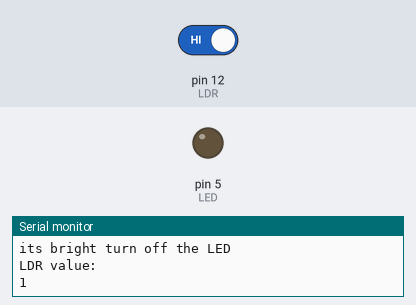
Simulated run of this sketch. Board: Arduino Uno, built with avr-gcc and run on an emulated ATmega328P. Parts: output pins drawn as LEDs (lit = HIGH), the last lines printed to the serial monitor. The test bench sets the inputs (shaded band); at power-on: pin 12 (LDR) HIGH.

Above: at 1.2 s.
1.3 s: pin 12 (LDR) driven LOW
At 2.4 s:
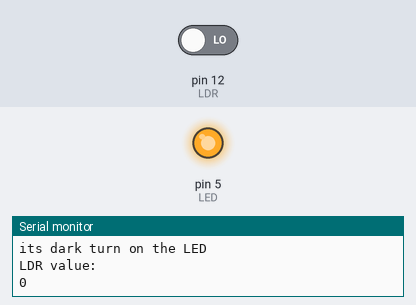
2.9 s: pin 12 (LDR) driven HIGH
At 3.7 s:
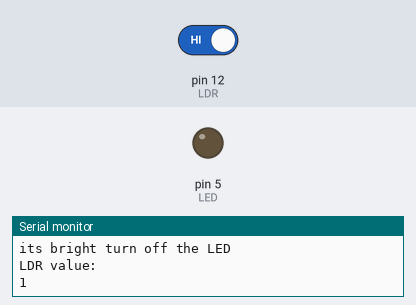
Timing chart, 0 to 5.9 s (numbered marks = the images above; inputs shaded):
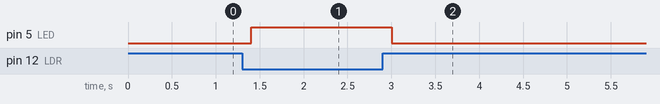

The sketch:

how_to_operate_LDR_using_Arduino_Uno__with_digital_input_.ino
```cpp
// (licence header left out)
#define LDR 12 //Light dependent resistor connected to digital pin 12
#define LED 5 //LED connected to digital pin 5
int LDR_value; //variable to store result value read by LDR

void setup()
{
Serial.begin(9600); //intialize the serial port for communicaion
pinMode(LED, OUTPUT); // set LED as output
pinMode(LDR, INPUT); //set light dependent resistor as input

}

void loop()
{

 LDR_value=digitalRead(LDR); // Read the data from digital pin 12 and store in LDR_value


if (LDR_value==LOW) //if LDR_value value is low that means its dark outside so LED should be turn on
{
   digitalWrite(LED, HIGH);//turn on the LED


  Serial.println("its dark turn on the LED");// display "its dark turn on the LED" on serial monitor and set the cursor to the new line
  Serial.println("LDR value:");//display "LDR value:" on serial monitor and set the cursor to the new line
  Serial.println(LDR_value);// print the value of sensor

}
else //if LDR_value value is high that means its bright outside so LED should be turn off
{
   digitalWrite(LED, LOW);//turn off the LED
   Serial.println("its bright turn off the LED");// display "its bright turn off the LED" on serial monitor and set the cursor to the new line
   Serial.println("LDR value:");//display "LDR value:" on serial monitor and set the cursor to the new line
    Serial.println(LDR_value);// print the value of sensor
}
delay(200);// delay

}
```

Measured:
- after the input at 1.3 s, pin 5 (LED): LOW → HIGH after 0.10 s
- after the input at 2.9 s, pin 5 (LED): HIGH → LOW after 0.11 s
